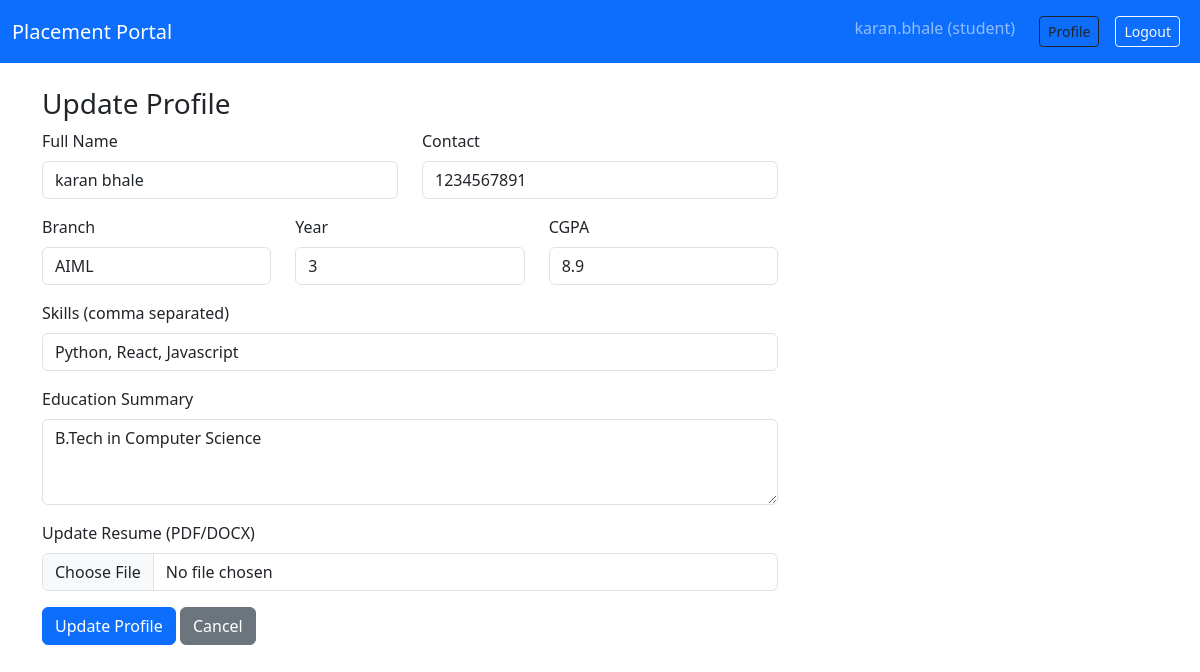
The app's page /student/edit-profile (signed in), older data.
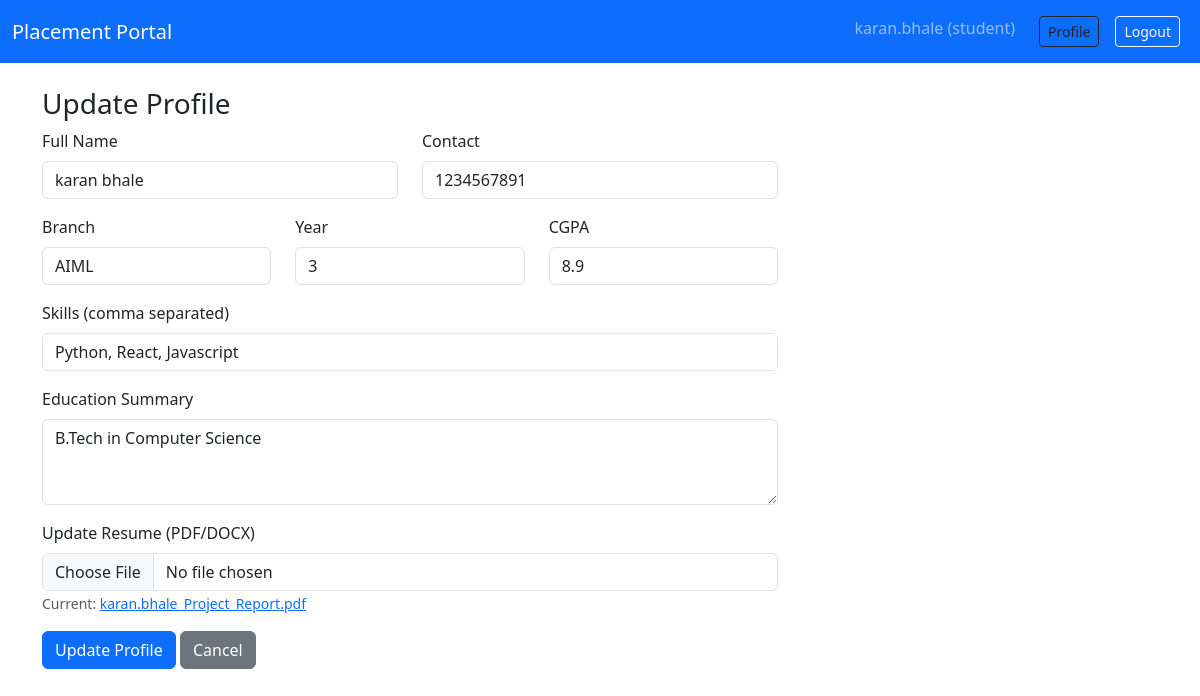
The same page, newer data.
### models.py (models this page shows)
class Student(db.Model):
    __tablename__ = "student"
    id = db.Column(db.Integer, primary_key=True)
    user_id = db.Column(
        db.Integer, db.ForeignKey("user.id", ondelete="CASCADE"), nullable=False, unique=True
    )
    full_name = db.Column(db.String(100), nullable=False)
    contact = db.Column(db.String(15))
    branch = db.Column(db.String(50))
    year = db.Column(db.Integer)
    cgpa = db.Column(db.Float)
    skills = db.Column(db.Text)
    education = db.Column(db.Text)
    resume_path = db.Column(db.String(500))
    is_blacklisted = db.Column(db.Boolean, default=False)
    created_at = db.Column(db.DateTime, default=datetime.utcnow)

### app.py (the view, shortened to what this page needs)
@app.route("/student/edit-profile", methods=["GET", "POST"])
@login_required
def student_update_profile():
    role_required(UserRole.STUDENT)
    student = current_user.student[0]
    if not student:
        flash("Profile not found.", "danger")
        return redirect(url_for("logout"))
    return render_template("student/profile_edit.html", student=student)

### app.py (called while the page is built)
@login_manager.user_loader
def load_user(user_id):
    return User.query.get(int(user_id))

def role_required(role: UserRole):
    if (not current_user.is_authenticated) or (current_user.role != role):
        abort(403)

@app.context_processor
def inject_profile_status():
    def get_profile_status(user):
        if user.role != UserRole.STUDENT:
            return "complete"
        student = user.student[0]
        if not student:
            return "incomplete"
        score = 0
        if student.full_name: score += 1
        if student.branch: score += 1
        if student.skills: score += 1
        if student.resume_path: score += 2
        if score >= 4: return "complete"
        elif score >= 2: return "partial"
        return "incomplete"
    return dict(get_profile_status=get_profile_status)

### templates/student/profile_edit.html (shortened to what this page needs)
{% extends "base.html" %}
{% block content %}
<h3>Update Profile</h3>
<div class="row">
  <div class="col-md-8">
    <form method="post" enctype="multipart/form-data">
      <div class="row">
        <div class="col-md-6 mb-3">
          <label class="form-label">Full Name</label>
          <input name="full_name" value="{{ student.full_name }}" class="form-control" required>
        </div>
        <div class="col-md-6 mb-3">
          <label class="form-label">Contact</label>
          <input name="contact" value="{{ student.contact }}" class="form-control">
        </div>
      </div>
      <div class="row">
        <div class="col-md-4 mb-3">
          <label class="form-label">Branch</label>
          <input name="branch" value="{{ student.branch }}" class="form-control">
        </div>
        <div class="col-md-4 mb-3">
          <label class="form-label">Year</label>
          <input name="year" type="number" value="{{ student.year }}" class="form-control">
        </div>
        <div class="col-md-4 mb-3">
          <label class="form-label">CGPA</label>
          <input name="cgpa" type="number" step="0.01" value="{{ student.cgpa }}" class="form-control">
        </div>
      </div>
      <div class="mb-3">
        <label class="form-label">Skills (comma separated)</label>
        <input name="skills" value="{{ student.skills }}" class="form-control" placeholder="Python, React, SQL">
      </div>
      <div class="mb-3">
        <label class="form-label">Education Summary</label>
        <textarea name="education" class="form-control" rows="3">{{ student.education }}</textarea>
      </div>
      <div class="mb-3">
        <label class="form-label">Update Resume (PDF/DOCX)</label>
        <input name="resume" type="file" class="form-control" accept=".pdf,.doc,.docx">
        {% if student.resume_path %}
          <small class="text-muted">Current: <a href="{{ url_for('static', filename='uploads/resumes/' + student.resume_path) }}" target="_blank">{{ student.resume_path }}</a></small>
        {% endif %}
      </div>
      <button class="btn btn-primary" type="submit">Update Profile</button>
      <a href="{{ url_for('student_dashboard') }}" class="btn btn-secondary">Cancel</a>
    </form>
  </div>
</div>
{% endblock %}

Row changes from the older to the newer data that the page shows:
changed Student "karan bhale": resume_path (not shown) → "karan.bhale_Project_Report.pdf"
Text that changed along with them:
text now shown: "Current:"
